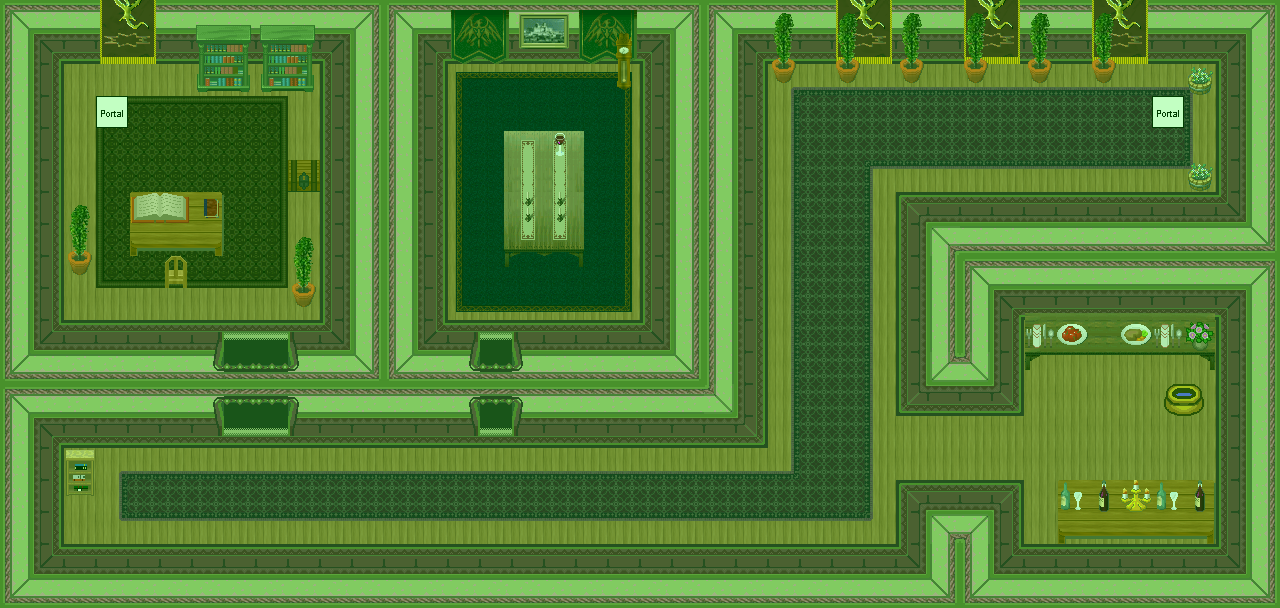

Rendered tile map (Tiled .tmx) drawn with the repository's tilesets; below, a short description and the map source with its tile grids summarised:
An orthogonal 40x19 tile map with 32x32 px tiles, 7 tile layers (0_floor, 1_terrain, 2_object, 3_roof, ...), 1 hidden layer not drawn, 32 tilesets.

<map version="1.0" orientation="orthogonal" renderorder="right-down" width="40" height="19" tilewidth="32" tileheight="32" nextobjectid="1">
 <tileset firstgid="1" name="../../tileset/furniture/carpet/carpets.png" tilewidth="32" tileheight="32" tilecount="8" columns="4">
  <image source="../../tileset/furniture/carpet/carpets.png" width="128" height="64" />
 </tileset>
 <tileset firstgid="9" name="../../tileset/plant/indoor/pot_plant.png" tilewidth="32" tileheight="32" tilecount="3" columns="1">
  <image source="../../tileset/plant/indoor/pot_plant.png" width="32" height="96" />
 </tileset>
 <tileset firstgid="12" name="../../tileset/furniture/shelve/bright_bookshelf_and_cupboard.png" tilewidth="32" tileheight="32" tilecount="6" columns="3">
  <image source="../../tileset/furniture/shelve/bright_bookshelf_and_cupboard.png" width="96" height="64" />
 </tileset>
 <tileset firstgid="18" name="../../tileset/building/stairs/dark_stairs.png" tilewidth="32" tileheight="32" tilecount="2" columns="1">
  <image source="../../tileset/building/stairs/dark_stairs.png" trans="ff00ff" width="32" height="64" />
 </tileset>
 <tileset firstgid="20" name="../../tileset/furniture/table/wooden_rectangular.png" tilewidth="32" tileheight="32" tilecount="9" columns="3">
  <image source="../../tileset/furniture/table/wooden_rectangular.png" trans="ff00ff" width="96" height="96" />
 </tileset>
 <tileset firstgid="29" name="../../tileset/furniture/chair/wooden_pale.png" tilewidth="32" tileheight="32" tilecount="4" columns="2">
  <image source="../../tileset/furniture/chair/wooden_pale.png" width="64" height="64" />
 </tileset>
 <tileset firstgid="33" name="../../tileset/item/chest/small.png" tilewidth="32" tileheight="32" tilecount="2" columns="1">
  <image source="../../tileset/item/chest/small.png" trans="ff00ff" width="32" height="64" />
 </tileset>
 <tileset firstgid="35" name="../../tileset/furniture/clock/wooden_clock.png" tilewidth="32" tileheight="32" tilecount="6" columns="1">
  <image source="../../tileset/furniture/clock/wooden_clock.png" width="32" height="192" />
 </tileset>
 <tileset firstgid="41" name="../../tileset/item/pot/pot_golden.png" tilewidth="32" tileheight="32" tilecount="4" columns="4">
  <image source="../../tileset/item/pot/pot_golden.png" trans="ffffff" width="128" height="32" />
 </tileset>
 <tileset firstgid="45" name="../../tileset/item/documents/book.png" tilewidth="32" tileheight="32" tilecount="4" columns="2">
  <image source="../../tileset/item/documents/book.png" width="64" height="64" />
 </tileset>
 <tileset firstgid="49" name="../../tileset/item/food/meals_1.png" tilewidth="32" tileheight="32" tilecount="2" columns="2">
  <image source="../../tileset/item/food/meals_1.png" width="64" height="32" />
 </tileset>
 <tileset firstgid="51" name="../../tileset/item/drink/bottle_and_glass.png" tilewidth="32" tileheight="32" tilecount="1" columns="1">
  <image source="../../tileset/item/drink/bottle_and_glass.png" width="32" height="32" />
 </tileset>
 <tileset firstgid="52" name="../../tileset/furniture/crockery/knife_spoon.png" tilewidth="32" tileheight="32" tilecount="1" columns="1">
  <image source="../../tileset/furniture/crockery/knife_spoon.png" width="32" height="32" />
 </tileset>
 <tileset firstgid="53" name="../../tileset/item/drink/red_wine.png" tilewidth="32" tileheight="32" tilecount="4" columns="2">
  <image source="../../tileset/item/drink/red_wine.png" width="64" height="64" />
 </tileset>
 <tileset firstgid="57" name="../../tileset/furniture/light/candelabra.png" tilewidth="32" tileheight="32" tilecount="1" columns="1">
  <image source="../../tileset/furniture/light/candelabra.png" width="32" height="32" />
 </tileset>
 <tileset firstgid="58" name="../../tileset/plant/indoor/flowering_plant.png" tilewidth="32" tileheight="32" tilecount="2" columns="2">
  <image source="../../tileset/plant/indoor/flowering_plant.png" width="64" height="32" />
 </tileset>
 <tileset firstgid="60" name="../../tileset/logic/portal.png" tilewidth="32" tileheight="32" tilecount="7" columns="7">
  <image source="../../tileset/logic/portal.png" width="224" height="32" />
 </tileset>
 <tileset firstgid="67" name="../../tileset/logic/collision.png" tilewidth="32" tileheight="32" tilecount="1" columns="1">
  <image source="../../tileset/logic/collision.png" width="32" height="32" />
 </tileset>
 <tileset firstgid="68" name="../../tileset/logic/protection.png" tilewidth="32" tileheight="32" tilecount="2" columns="2">
  <image source="../../tileset/logic/protection.png" width="64" height="32" />
 </tileset>
 <tileset firstgid="70" name="flower barrel" tilewidth="32" tileheight="32" tilecount="1" columns="1">
  <image source="../../tileset/item/pot/barrel_with_flower.png" width="32" height="32" />
 </tileset>
 <tileset firstgid="71" name="wall hanging" tilewidth="32" tileheight="32" tilecount="6" columns="2">
  <image source="../../tileset/item/banners/wall_hanging_brown.png" width="64" height="96" />
 </tileset>
 <tileset firstgid="77" name="trestle" tilewidth="32" tileheight="32" tilecount="9" columns="3">
  <image source="../../tileset/furniture/table/wooden_trestle.png" width="96" height="96" />
 </tileset>
 <tileset firstgid="86" name="table" tilewidth="32" tileheight="32" tilecount="12" columns="3">
  <image source="../../tileset/furniture/table/wooden_with_candles.png" width="96" height="128" />
 </tileset>
 <tileset firstgid="98" name="wall" tilewidth="32" tileheight="32" tilecount="28" columns="4">
  <image source="../../tileset/building/wall/int_green_purple.png" width="128" height="224" />
 </tileset>
 <tileset firstgid="126" name="floor" tilewidth="32" tileheight="32" tilecount="12" columns="6">
  <image source="../../tileset/ground/indoor/floors_3.png" width="192" height="64" />
 </tileset>
 <tileset firstgid="138" name="doors" tilewidth="32" tileheight="32" tilecount="28" columns="4">
  <image source="../../tileset/building/entrance/green_purple_ns_ew.png" width="128" height="224" />
 </tileset>
 <tileset firstgid="166" name="green shelf" tilewidth="32" tileheight="32" tilecount="6" columns="2">
  <image source="../../tileset/furniture/shelve/green_bookshelf.png" width="64" height="96" />
 </tileset>
 <tileset firstgid="172" name="rug" tilewidth="32" tileheight="32" tilecount="12" columns="3">
  <image source="../../tileset/furniture/carpet/brown_rug.png" width="96" height="128" />
 </tileset>
 <tileset firstgid="184" name="runner" tilewidth="32" tileheight="32" tilecount="15" columns="3">
  <image source="../../tileset/furniture/carpet/purple2.png" width="96" height="160" />
 </tileset>
 <tileset firstgid="199" name="carpet blue" tilewidth="32" tileheight="32" tilecount="9" columns="3">
  <image source="../../tileset/furniture/carpet/dark_blue.png" width="96" height="96" />
 </tileset>
 <tileset firstgid="208" name="picture" tilewidth="32" tileheight="32" tilecount="4" columns="2">
  <image source="../../tileset/furniture/picture/city_picture.png" width="64" height="64" />
 </tileset>
 <tileset firstgid="212" name="wall hanging green" tilewidth="32" tileheight="32" tilecount="4" columns="2">
  <image source="../../tileset/item/banners/wall_hanging_dkgreen.png" width="64" height="64" />
 </tileset>
 <layer name="0_floor" width="40" height="19">
  <data>[760 cells, 760 non-empty, 13 distinct tile ids]</data>
 </layer>
 <layer name="1_terrain" width="40" height="19">
  <data>[760 cells, 603 non-empty, 77 distinct tile ids]</data>
 </layer>
 <layer name="2_object" width="40" height="19">
  <data>[760 cells, 77 non-empty, 39 distinct tile ids]</data>
 </layer>
 <layer name="3_roof" width="40" height="19">
  <data>[760 cells, 38 non-empty, 12 distinct tile ids]</data>
 </layer>
 <layer name="4_roof_add" width="40" height="19">
  <data>[760 cells, 8 non-empty, 4 distinct tile ids]</data>
 </layer>
 <layer name="objects" width="40" height="19">
  <data>[760 cells, 2 non-empty, 1 distinct tile ids]</data>
 </layer>
 <layer name="collision" width="40" height="19" visible="0" opacity="0.33">
  <data>[760 cells, 471 non-empty, 1 distinct tile ids]</data>
 </layer>
 <layer name="protection" width="40" height="19" opacity="0.24">
  <data>[760 cells, 760 non-empty, 1 distinct tile ids]</data>
 </layer>
</map>
